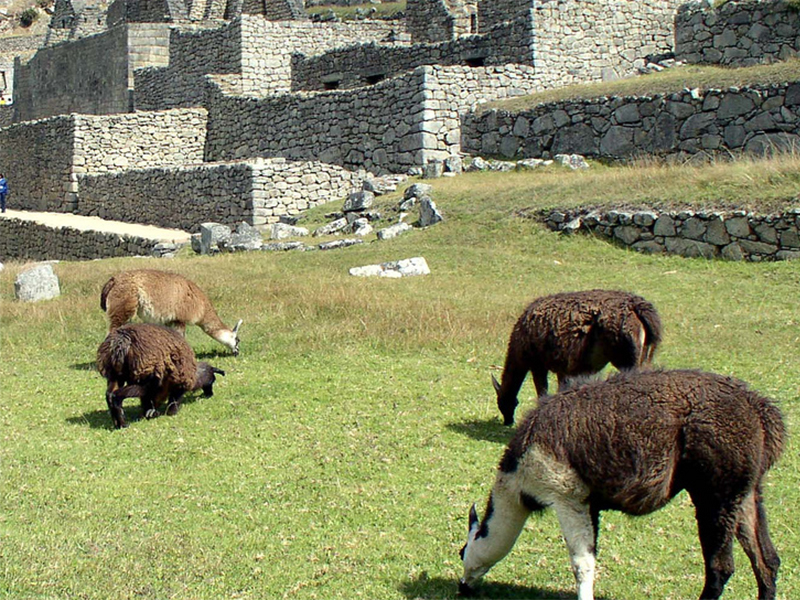
%> input picture kuwahara_new/44.png, 800 x 600 px
$ octave test.m   (GNU Octave 9; MATLAB toolbox functions it lacks are replaced by stand-ins)
%> lines starting %> are read from the running program, lines starting %| are printed output that depends on the picture
### LIME-master/kuwaharafilt.m
function J = kuwaharafilt(I, varargin)
%KUWAHARAFILT Kuwahara filtering of images
%
%  J = kuwaharafilt(I) filters image I with 5x5 window
%
%  J = kuwaharafilt(I, r) filters image I with specific filter size.
%  `r` specify the window radius (please see below). This value must be an
%  even number greater than 0.
%
%    Case 1                             Case 2
%    ------                             ------
%    r = 2                              r = 4
%    ( a  a  ab   b  b)                 ( a  a  a  a  ab   b  b  b  b)
%    ( a  a  ab   b  b)                 ( a  a  a  a  ab   b  b  b  b)
%    (ac ac abcd bd bd)                 ( a  a  a  a  ab   b  b  b  b)
%    ( c  c  cd   d  d)                 ( a  a  a  a  ab   b  b  b  b)
%    ( c  c  cd   d  d)                 (ac ac ac ac abcd bd bd bd bd)
%                                       ( c  c  c  c  cd   d  d  d  d)
%    window size: 5x5                   ( c  c  c  c  cd   d  d  d  d)
%    sub-window size: 3x3               ( c  c  c  c  cd   d  d  d  d)
%                                       ( c  c  c  c  cd   d  d  d  d)
%
%                                       window size: 9x9
%                                       sub-window size: 5x5
%
%  Note
%  ----
%    - `variances` contains the sum of variances for each image channel,
%    not the mean.
%    - Variance is calculated by the mean of the square minus the square of
%    the mean.
%
options = parseInputs(I, varargin{:});

r = options.FilterRadius;
swr = r / 2;        % sub-window radius
sws = 2 * swr + 1;  % sub-window size
sz = [size(I) 1];
paddedImage = padarray(double(I), [r r], 'replicate', 'both');

% calculate mean and variance using the integral image method
means = zeros([sz(1:2)+2*swr sz(3)]);
variances = zeros(sz(1:2)+2*swr);
for ch = 1:sz(3)
    iInt1 = integralImage(paddedImage(:, :, ch));
    iInt2 = integralImage(paddedImage(:, :, ch).^2);
    means(:, :, ch) = integralBoxFilter(iInt1, [sws sws]);
    variances = variances...
        + integralBoxFilter(iInt2, [sws sws]) - means(:, :, ch).^2;
end

% rearrange sub-window variances into the 3rd dimension.
vars3D = cat(3,...
    variances(1:sz(1), 1:sz(2)),... a
    variances(1:sz(1), sws:end),... b
    variances(sws:end, 1:sz(2)),... c
    variances(sws:end, sws:end)); % d

% find sub-window that has min variance
[~, minSub] = min(vars3D, [], 3);

% arrange lookup indices
[x, y] = meshgrid((1:sz(2))+swr, (1:sz(1))+swr);
subwinOffsets = [-1 1]*swr + [-1; 1]*swr*(sz(1)+2*swr);
lookupIndices = y + (x-1)*(sz(1)+2*swr) + subwinOffsets(minSub);
channelOffsets = (0:sz(3)-1) * prod(sz(1:2)+2*swr);
lookupIndices = lookupIndices + reshape(channelOffsets, [1 1 sz(3)]);

J = cast(means(lookupIndices), 'like', I);

end

function options = parseInputs(I, varargin)

narginchk(1, 2);

validateImage(I);

options = struct('FilterRadius', 2);
if nargin == 2
    options.FilterRadius = varargin{1};
    validateFilterRadius(varargin{1});
end

end

function validateImage(I)

supportedTypes = {...
    'uint8', 'uint16', 'uint32',...
    'int8', 'int16', 'int32', ...
    'single', 'double'};
supportedAttributes = {'real', 'nonsparse'};
validateattributes(I, supportedTypes, supportedAttributes, mfilename, 'I');

end

function validateFilterRadius(r)

if r < 2 || mod(r, 2) ~= 0
    error('`r` must be an even number greater than 0 (got %d)', r);
end

end

### kuwahara_new/test.m
clear all; close all; clc;

tic

I = imread('44.png');
%> I is the input picture: size 600x800x3 uint8; mean R, G, B 136.7, 138.9, 100.1
% figure,imshow(I);
gray = rgb2gray(I);
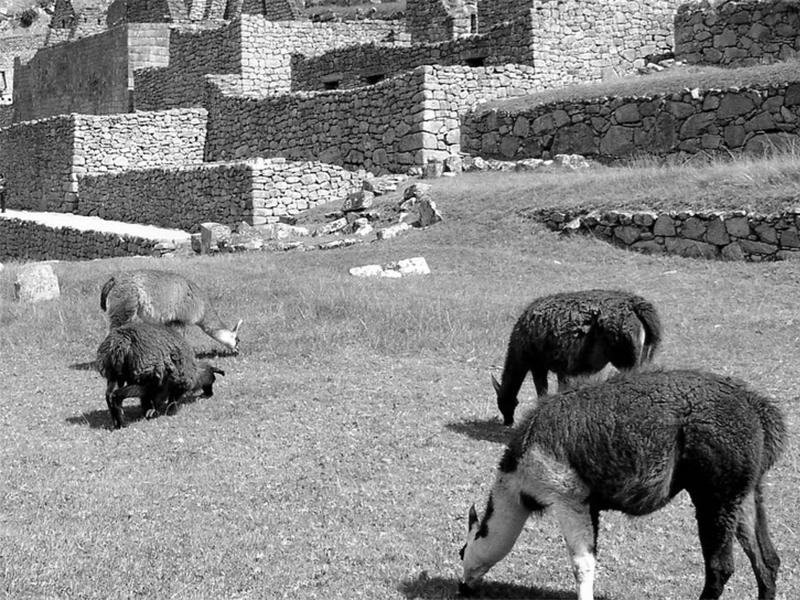
%> gray: size 600x800 uint8; min 0, max 255, mean 133.8

radiuses = 4;%subwindow:17X17
             %neighbourhoods:9X9

% figure;
% imshow(I);
% title('Original');

r = radiuses;
J = kuwaharafilt(I, r);
%> in parseInputs, `options.FilterRadius = varargin{1};`: options.FilterRadius = 4
%> in kuwaharafilt, `options = parseInputs(I, varargin{:});`: options = {FilterRadius 4}
%> in kuwaharafilt, `r = options.FilterRadius;`: r = 4
%> in kuwaharafilt, `swr = r / 2;`: swr = 2
%> in kuwaharafilt, `sws = 2 * swr + 1;`: sws = 5
%> in kuwaharafilt, `paddedImage = padarray(double(I), [r r], 'replicate', 'both');`:
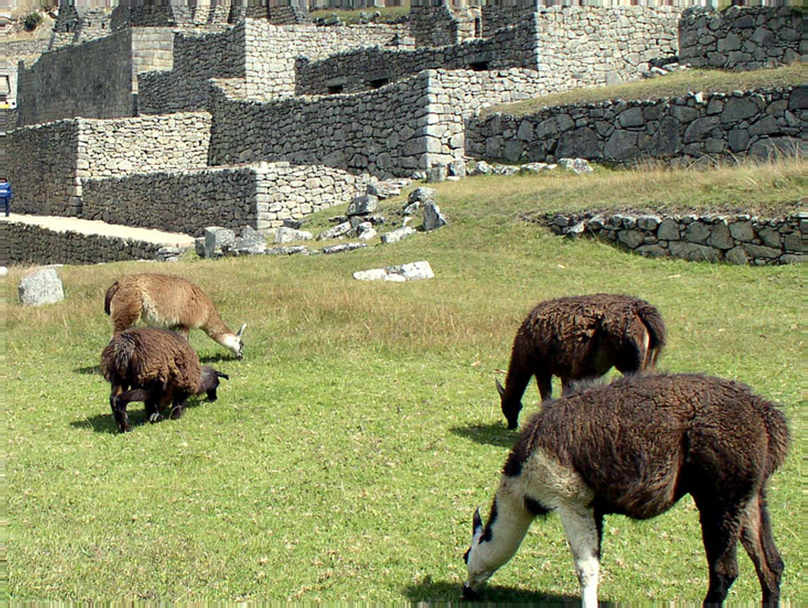
%> paddedImage: size 608x808x3 double; mean R, G, B 136.8, 139.1, 100.3
%> in kuwaharafilt, `means = zeros([sz(1:2)+2*swr sz(3)]);`: means: size 604x804x3 double; every value is 0
%> in kuwaharafilt, `variances = zeros(sz(1:2)+2*swr);`: variances: size 604x804 double; every value is 0
%> the loop in kuwaharafilt, `for ch = 1:sz(3)` made 1 pass
%> pass 1, in kuwaharafilt, `iInt1 = integralImage(paddedImage(:, :, ch));`:
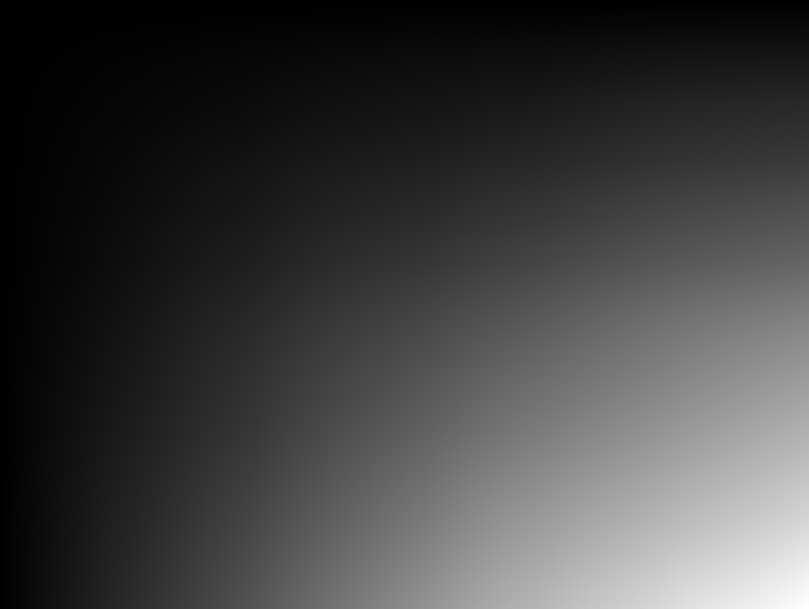
%> iInt1: size 609x809 double; min 0, max 67215691, mean 16928655.9; drawn with min black and max white
%> the run ends on the next line

$ run again, with kuwahara_new/example.png copied over kuwahara_new/44.png
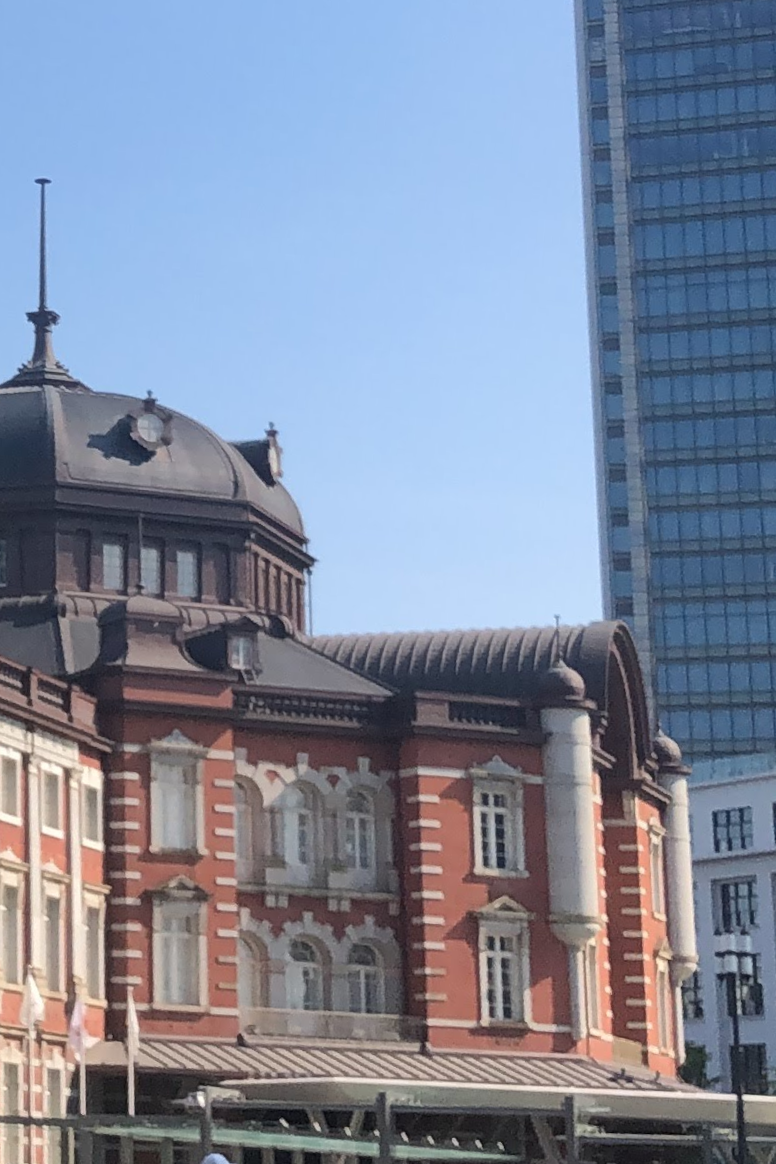
%> input picture kuwahara_new/example.png, 776 x 1164 px
%> I is the input picture: size 1164x776x3 uint8; mean R, G, B 126.4, 135.9, 156.3
%> `gray = rgb2gray(I);`:
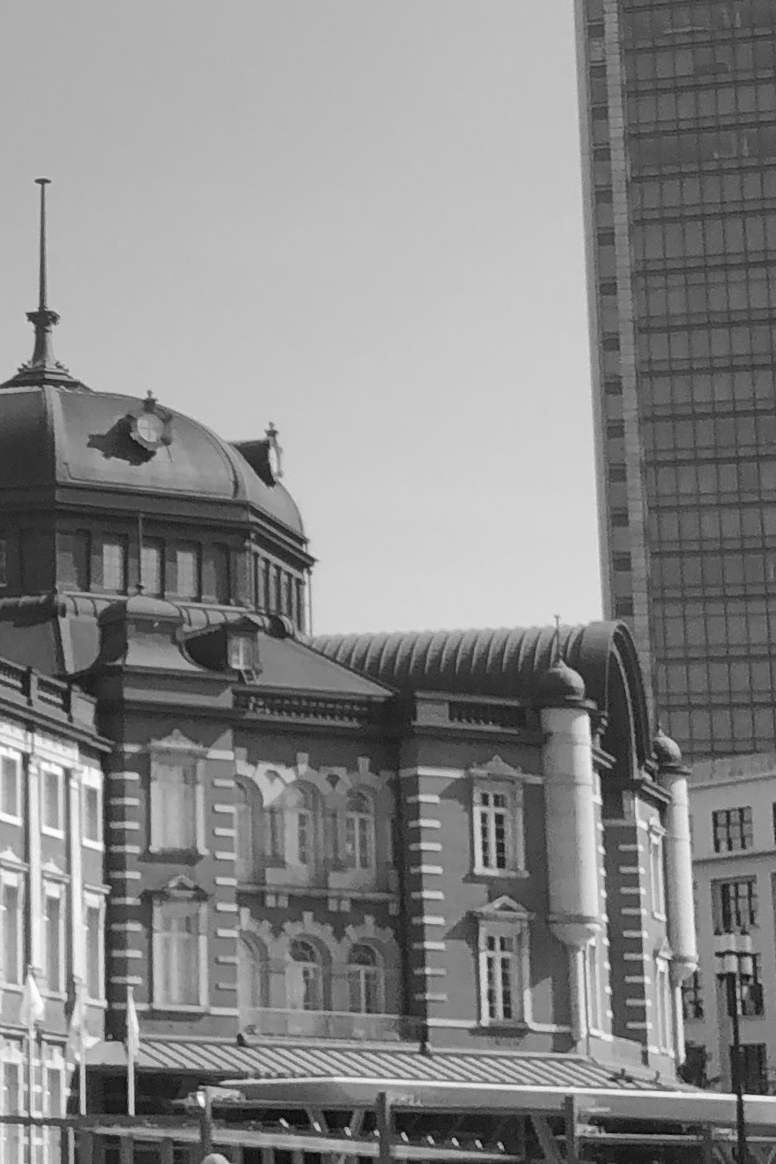
%> gray: size 1164x776 uint8; min 0, max 254, mean 135.4
%> options.FilterRadius = 4
%> options = {FilterRadius 4}
%> r = 4
%> swr = 2
%> sws = 5
%> in kuwaharafilt, `paddedImage = padarray(double(I), [r r], 'replicate', 'both');`:
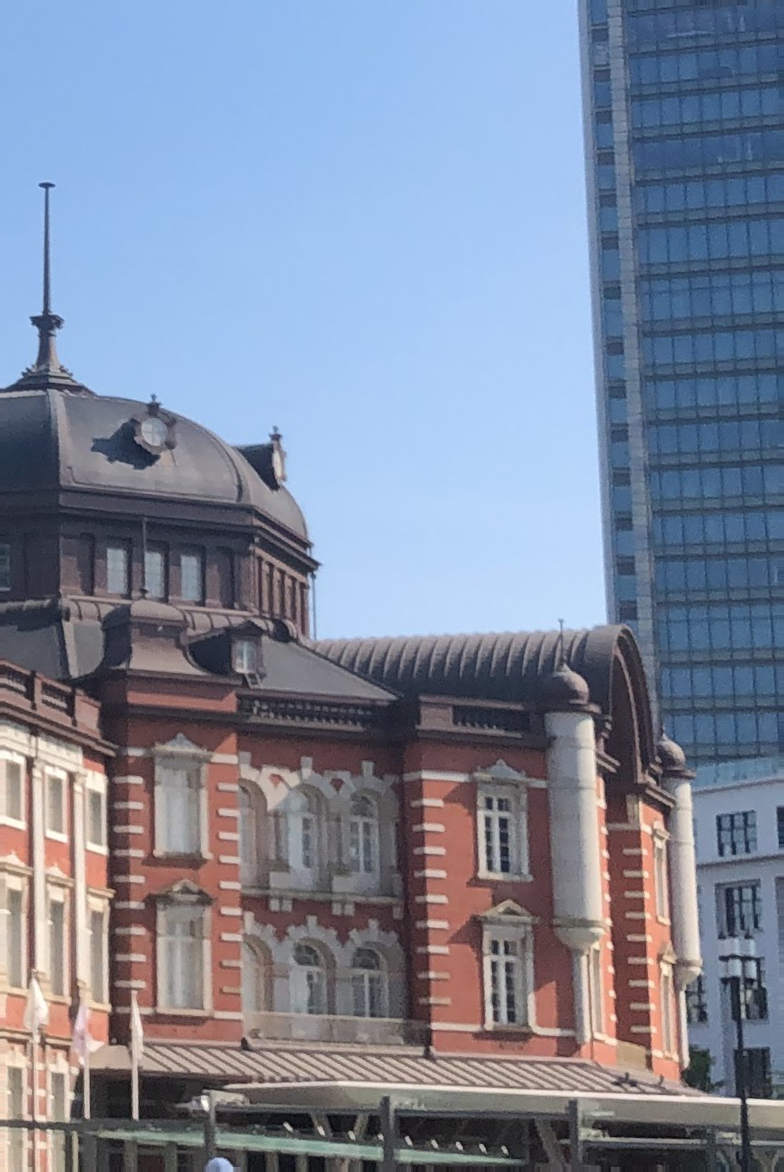
%> paddedImage: size 1172x784x3 double; mean R, G, B 126.1, 135.7, 156.1
%> means: size 1168x780x3 double; every value is 0
%> variances: size 1168x780 double; every value is 0

$ run again, with kuwahara_new/hedgehog.png copied over kuwahara_new/44.png
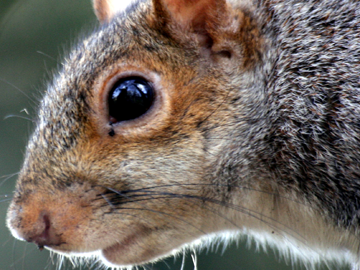
%> input picture kuwahara_new/hedgehog.png, 360 x 270 px
%> I is the input picture: size 270x360x3 uint8; mean R, G, B 115, 104.5, 95.9
%> `gray = rgb2gray(I);`:
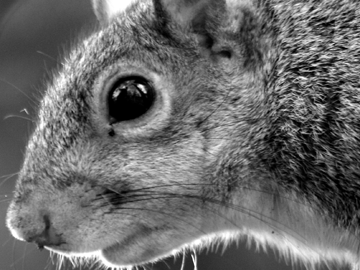
%> gray: size 270x360 uint8; min 0, max 255, mean 106.6
%> options.FilterRadius = 4
%> options = {FilterRadius 4}
%> r = 4
%> swr = 2
%> sws = 5
%> in kuwaharafilt, `paddedImage = padarray(double(I), [r r], 'replicate', 'both');`:
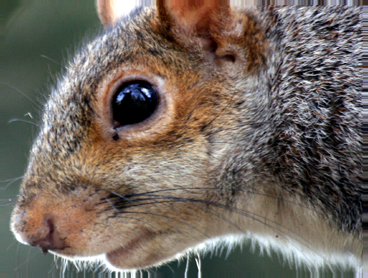
%> paddedImage: size 278x368x3 double; mean R, G, B 114.1, 104.2, 95.8
%> means: size 274x364x3 double; every value is 0
%> variances: size 274x364 double; every value is 0

$ run again, with kuwahara_new/1.jpg saved as kuwahara_new/44.png
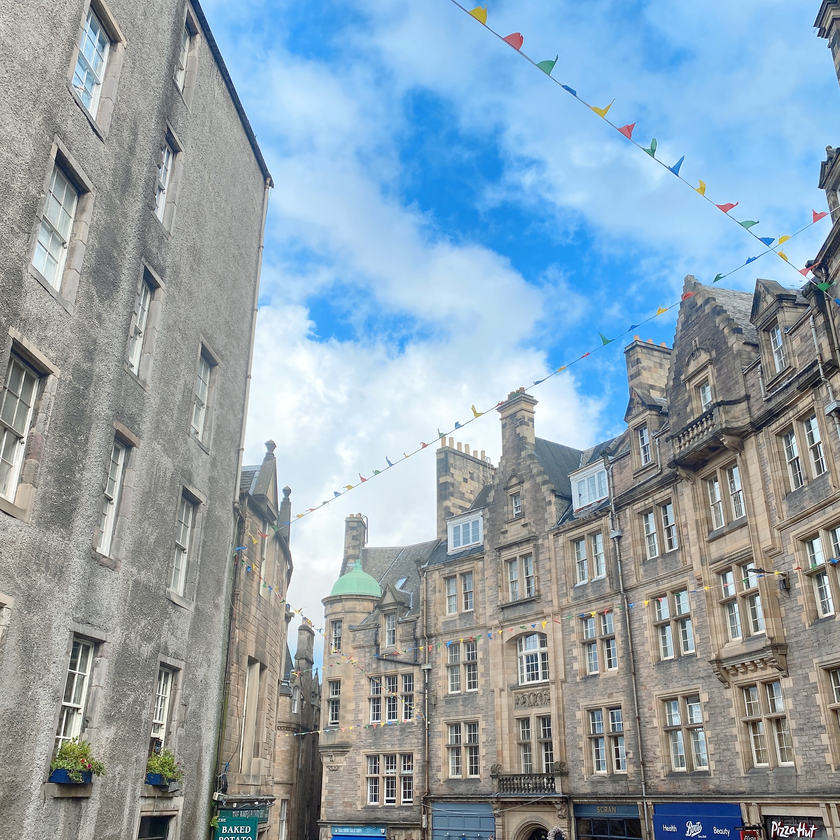
%> input picture kuwahara_new/1.jpg, 840 x 840 px, shrunk from 2160 x 2160 before the run
%> I is the input picture: size 840x840x3 uint8; mean R, G, B 144.4, 162.2, 174.2
%> `gray = rgb2gray(I);`:
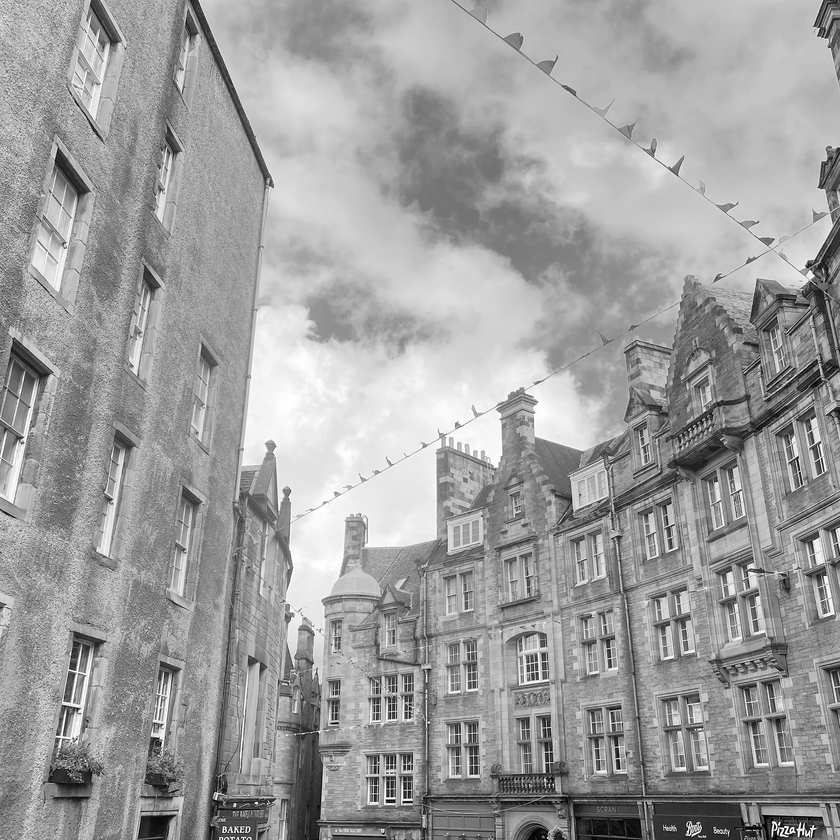
%> gray: size 840x840 uint8; min 0, max 255, mean 158.2
%> options.FilterRadius = 4
%> options = {FilterRadius 4}
%> r = 4
%> swr = 2
%> sws = 5
%> in kuwaharafilt, `paddedImage = padarray(double(I), [r r], 'replicate', 'both');`:
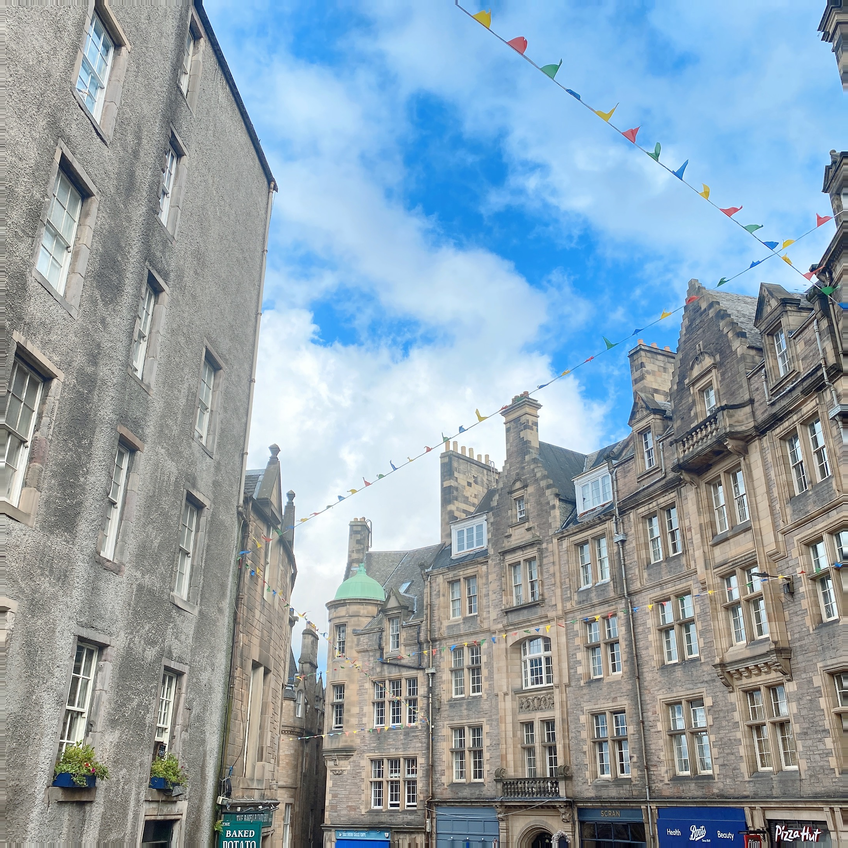
%> paddedImage: size 848x848x3 double; mean R, G, B 144, 161.7, 173.8
%> means: size 844x844x3 double; every value is 0
%> variances: size 844x844 double; every value is 0
